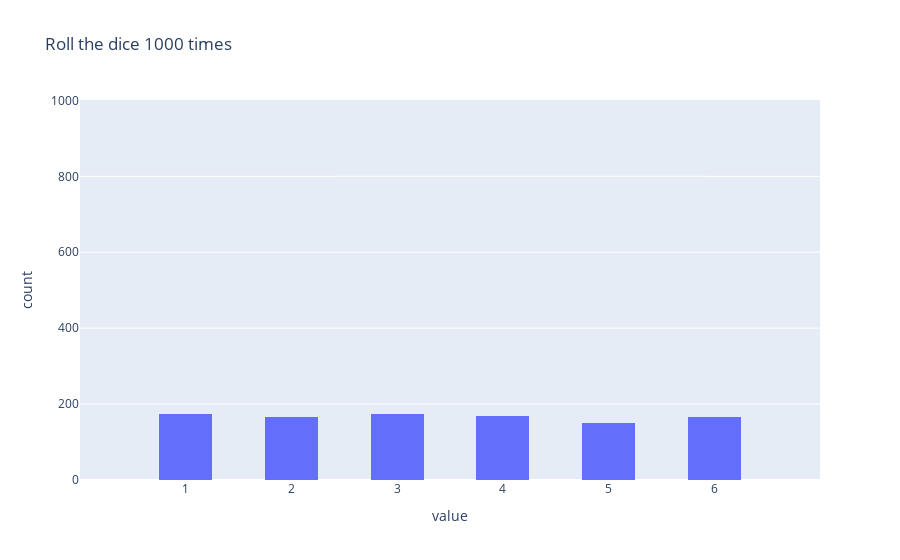

Here is the notebook cell this chart was saved with:
### Code cell
fig_4=px.histogram(sorted_values_1000, x='value',nbins=15, title='Roll the dice 1000 times')
fig_4.update_xaxes(range=[0,7])
fig_4.update_yaxes (range=[0, 1001])
custom_tickvals = list(range(1, 7, 1))
fig_4.update_xaxes(tickvals=custom_tickvals)

### Figure 1 — Plotly figure (JSON) as saved in the notebook; plotly's stock layout.template omitted (floating-point values rounded to 4 significant figures; data arrays with more than 128 entries replaced by an {"elided": "..."} marker saying what was removed)
{"data": [{"alignmentgroup": "True", "bingroup": "x", "hovertemplate": "value=%{x}<br>count=%{y}<extra></extra>", "legendgroup": "", "marker": {"color": "#636efa", "pattern": {"shape": ""}}, "name": "", "nbinsx": 15, "offsetgroup": "", "orientation": "v", "showlegend": false, "type": "histogram", "x": {"elided": "1000 int values"}, "xaxis": "x", "yaxis": "y"}], "layout": {"barmode": "relative", "legend": {"tracegroupgap": 0}, "title": {"text": "Roll the dice 1000 times"}, "xaxis": {"anchor": "y", "domain": [0, 1], "range": [0, 7], "tickvals": [1, 2, 3, 4, 5, 6], "title": {"text": "value"}}, "yaxis": {"anchor": "x", "domain": [0, 1], "range": [0, 1001], "title": {"text": "count"}}}}
